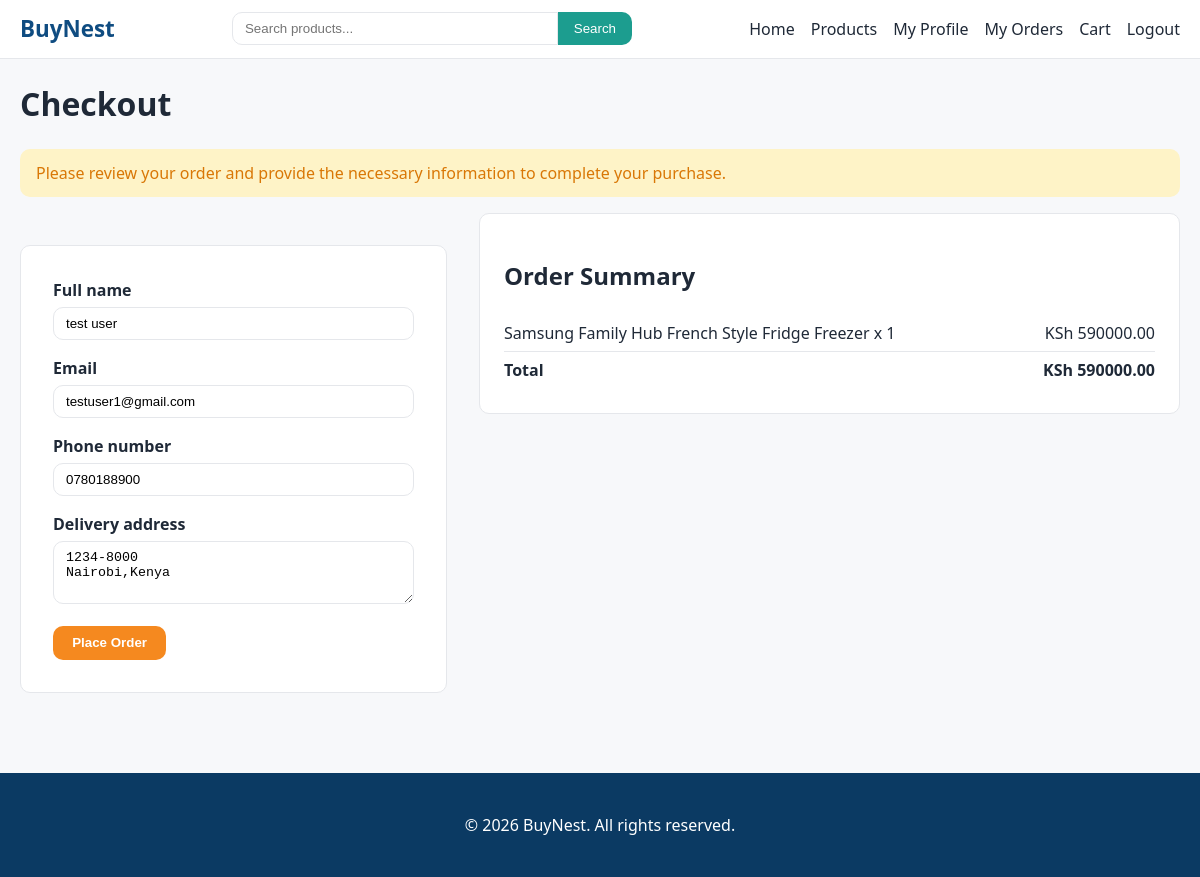
Screenshot of /orders/checkout/ (signed in) with the database file from the repository.
### authentication/models.py (models this page shows, shortened)
class User(AbstractUser):
    phone_number = models.CharField(max_length=15, blank=True)
    address = models.TextField(blank=True)

### cart/models.py (models this page shows, shortened)
class CartItem(models.Model):
    user = models.ForeignKey(settings.AUTH_USER_MODEL, on_delete=models.CASCADE, related_name='cart_items')
    product = models.ForeignKey(Product, on_delete=models.CASCADE)
    quantity = models.PositiveIntegerField(default=1)
    date_added = models.DateTimeField(auto_now_add=True)
    class Meta:
        constraints = [
            models.UniqueConstraint(fields=['user', 'product'], name='unique_cart_item_per_user_product')
        ]
    @property
    def subtotal(self):
        return self.product.display_price * self.quantity

### products/models.py (models this page shows, shortened)
class Product(models.Model):
    name = models.CharField(max_length=200)
    slug = models.SlugField(max_length=220, unique=True, blank=True)
    description = models.TextField(blank=True)
    price = models.DecimalField(max_digits=10, decimal_places=2)
    discount_price = models.DecimalField(max_digits=10, decimal_places=2, blank=True, null=True)
    image = models.ImageField(upload_to='products/', blank=True, null=True)
    category = models.ForeignKey(Category, on_delete=models.CASCADE, related_name='products')
    stock_quantity = models.PositiveIntegerField(default=0)
    is_available = models.BooleanField(default=True)
    date_created = models.DateTimeField(auto_now_add=True)
    date_updated = models.DateTimeField(auto_now=True)
    class Meta:
        ordering = ['-date_created']
    @property
    def display_price(self):
        return self.discount_price if self.discount_price else self.price

### orders/views.py (the view)
# urls.py: path('checkout/', views.checkout_view, name='checkout'),
@login_required
def checkout_view(request):
    cart_items = CartItem.objects.filter(user=request.user).select_related('product')
    if not cart_items.exists():
        messages.warning(request, 'Your cart is empty.')
        return redirect('cart:view')
    total = sum(item.subtotal for item in cart_items)
    if request.method == 'POST':
        form = CheckoutForm(request.POST)
        if form.is_valid():
            order = form.save(commit=False)
            order.user = request.user
            order.total_amount = total
            order.save()
            for item in cart_items:
                OrderItem.objects.create(
                    order=order,
                    product=item.product,
                    quantity=item.quantity,
                    price_at_purchase=item.product.display_price,
                )
            cart_items.delete()
            messages.success(request, 'Order placed successfully!')
            return redirect('orders:confirmation', order_number=order.order_number)
    else:
        initial = {
            'full_name': request.user.get_full_name(),
            'email': request.user.email,
            'phone_number': request.user.phone_number,
            'delivery_address': request.user.address,
        }
        form = CheckoutForm(initial=initial)
    return render(request, 'orders/checkout.html', {
        'form': form, 'cart_items': cart_items, 'total': total,
    })

### orders/forms.py
class CheckoutForm(forms.ModelForm):
    class Meta:
        model = Order
        fields = ['full_name', 'email', 'phone_number', 'delivery_address']
        widgets = {
            'delivery_address': forms.Textarea(attrs={'rows': 3}),
        }

### orders/templates/orders/checkout.html (shortened to what this page needs)
{% extends "base.html" %}
{% block content %}
<h1>Checkout</h1>
<p class="notice">Please review your order and provide the necessary information to complete your purchase.</p>
<div class="checkout-layout">
    <form method="post" class="form-page" novalidate>
        {% for field in form %}
            <div class="form-group">
                <label for="{{ field.id_for_label }}">{{ field.label }}</label>
                {{ field }}
            </div>
        {% endfor %}
        <button type="submit" class="btn btn-primary">Place Order</button>
    </form>
    <div class="checkout-summary">
        <h2>Order Summary</h2>
        {% for item in cart_items %}
        <div class="summary-row">
            <span>{{ item.product.name }} x {{ item.quantity }}</span>
            <span>KSh {{ item.subtotal }}</span>
        </div>
        {% endfor %}
        <div class="summary-row summary-total">
            <span>Total</span>
            <span>KSh {{ total }}</span>
        </div>
    </div>
</div>
{% endblock %}

### static/css/style.css (style rules this page uses)
:root { --primary-color: #0f4c81; --primary-dark: #0b3a63; --secondary-color: #1c9d8f; --accent-color: #f5891f; --background-color: #f7f8fa; --surface-color: #ffffff; --text-color: #1f2937; --muted-text-color: #6b7280; --border-color: #e5e7eb; --success-color: #15803d; --warning-color: #d97706; --danger-color: #dc2626; --border-radius: 10px; --container-width: 1200px; }
* { box-sizing: border-box; }
body { margin: 0; font-family: 'Segoe UI', system-ui, -apple-system, sans-serif; background-color: var(--background-color); color: var(--text-color); line-height: 1.5; }
.btn { display: inline-block; padding: 0.6rem 1.2rem; border-radius: var(--border-radius); font-weight: 600; cursor: pointer; border: none; text-align: center; }
.btn-primary { background-color: var(--accent-color); color: #fff; }
.form-page { max-width: 480px; margin: 2rem auto; background: var(--surface-color); padding: 2rem; border-radius: var(--border-radius); border: 1px solid var(--border-color); }
.form-group { margin-bottom: 1rem; }
.form-group label { display: block; margin-bottom: 0.3rem; font-weight: 600; }
.form-group input, .form-group textarea, .form-group select { width: 100%; padding: 0.5rem 0.75rem; border: 1px solid var(--border-color); border-radius: var(--border-radius); }
.checkout-layout { display: flex; gap: 2rem; flex-wrap: wrap; align-items: flex-start; }
.checkout-summary { flex: 1; min-width: 260px; background: var(--surface-color); border: 1px solid var(--border-color); border-radius: var(--border-radius); padding: 1.5rem; }
.summary-row { display: flex; justify-content: space-between; padding: 0.4rem 0; border-bottom: 1px solid var(--border-color); }
.summary-total { font-weight: 700; border-bottom: none; }
.notice { background: #fef3c7; color: var(--warning-color); padding: 0.75rem 1rem; border-radius: var(--border-radius); }

### rows the page displays
User: form "testuser1@gmail.com" "0780188900"
CartItem: product.name "Samsung Family Hub French Style Fridge Freezer", quantity "1", subtotal "590000.00"

### other values shown
{{ field.label }} "Full name" "Email" "Phone number" "Delivery address"
{{ total }} "590000.00"
